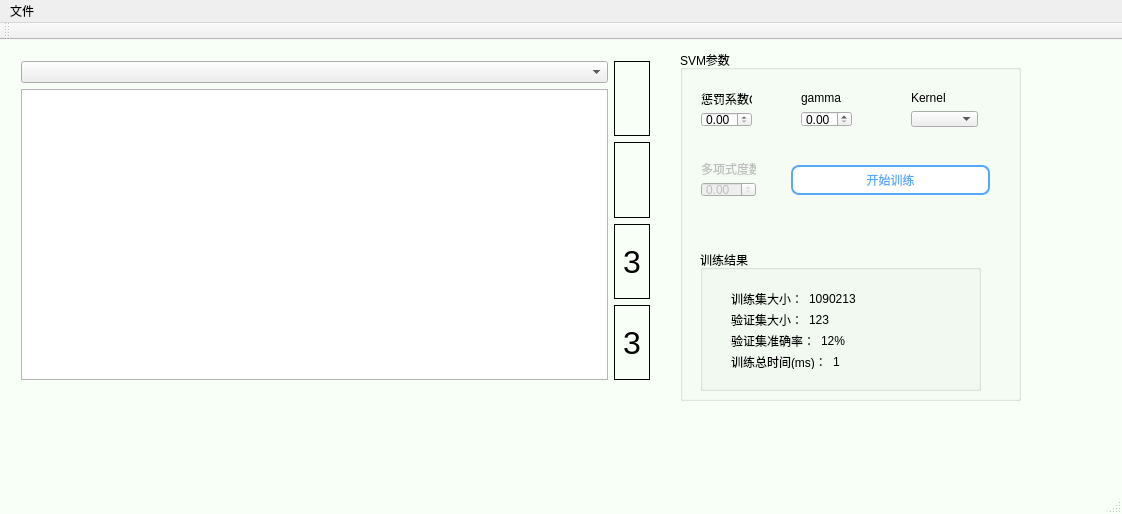
<?xml version="1.0" encoding="UTF-8"?>
<ui version="4.0">
 <class>trainingFrontEnd</class>
 <widget class="QMainWindow" name="trainingFrontEnd">
  <property name="geometry">
   <rect>
    <x>0</x>
    <y>0</y>
    <width>1122</width>
    <height>514</height>
   </rect>
  </property>
  <property name="windowTitle">
   <string>Train</string>
  </property>
  <property name="styleSheet">
   <string notr="true">QMainWindow
{
	background:rgb(247, 255, 247)
}</string>
  </property>
  <widget class="QWidget" name="centralWidget">
   <widget class="QGroupBox" name="SVMParameters">
    <property name="geometry">
     <rect>
      <x>680</x>
      <y>10</y>
      <width>341</width>
      <height>351</height>
     </rect>
    </property>
    <property name="sizePolicy">
     <sizepolicy hsizetype="Fixed" vsizetype="Minimum">
      <horstretch>0</horstretch>
      <verstretch>0</verstretch>
     </sizepolicy>
    </property>
    <property name="title">
     <string>SVM参数</string>
    </property>
    <widget class="QGroupBox" name="trainingResult">
     <property name="geometry">
      <rect>
       <x>20</x>
       <y>200</y>
       <width>281</width>
       <height>141</height>
      </rect>
     </property>
     <property name="title">
      <string>训练结果</string>
     </property>
     <widget class="QWidget" name="layoutWidget">
      <property name="geometry">
       <rect>
        <x>20</x>
        <y>30</y>
        <width>157</width>
        <height>100</height>
       </rect>
      </property>
      <layout class="QVBoxLayout" name="verticalLayout_3">
       <item>
        <layout class="QHBoxLayout" name="horizontalLayout_2">
         <item>
          <widget class="QLabel" name="trainingCountText_label">
           <property name="text">
            <string>训练集大小：</string>
           </property>
          </widget>
         </item>
         <item>
          <widget class="QLabel" name="trainingCount_label">
           <property name="text">
            <string>1090213</string>
           </property>
          </widget>
         </item>
        </layout>
       </item>
       <item>
        <layout class="QHBoxLayout" name="horizontalLayout_3">
         <item>
          <widget class="QLabel" name="validationCountText_label">
           <property name="text">
            <string>验证集大小：</string>
           </property>
          </widget>
         </item>
         <item>
          <widget class="QLabel" name="validationCount_label">
           <property name="text">
            <string>123</string>
           </property>
          </widget>
         </item>
        </layout>
       </item>
       <item>
        <layout class="QHBoxLayout" name="horizontalLayout_4">
         <item>
          <widget class="QLabel" name="validationAccuracyText_label">
           <property name="text">
            <string>验证集准确率：</string>
           </property>
          </widget>
         </item>
         <item>
          <widget class="QLabel" name="validationAccuracy_label">
           <property name="text">
            <string>12%</string>
           </property>
          </widget>
         </item>
        </layout>
       </item>
       <item>
        <layout class="QHBoxLayout" name="horizontalLayout_5">
         <item>
          <widget class="QLabel" name="timeCounterText_label">
           <property name="text">
            <string>训练总时间(ms)：</string>
           </property>
          </widget>
         </item>
         <item>
          <widget class="QLabel" name="timeCounter_label">
           <property name="text">
            <string>1</string>
           </property>
          </widget>
         </item>
        </layout>
       </item>
      </layout>
     </widget>
    </widget>
    <widget class="QWidget" name="layoutWidget">
     <property name="geometry">
      <rect>
       <x>10</x>
       <y>30</y>
       <width>73</width>
       <height>58</height>
      </rect>
     </property>
     <layout class="QVBoxLayout" name="verticalLayout_2">
      <item>
       <widget class="QLabel" name="C_label">
        <property name="text">
         <string>惩罚系数C</string>
        </property>
       </widget>
      </item>
      <item>
       <widget class="QDoubleSpinBox" name="C_spinBox"/>
      </item>
     </layout>
    </widget>
    <widget class="QWidget" name="layoutWidget">
     <property name="geometry">
      <rect>
       <x>220</x>
       <y>30</y>
       <width>89</width>
       <height>58</height>
      </rect>
     </property>
     <layout class="QVBoxLayout" name="verticalLayout_4">
      <item>
       <widget class="QLabel" name="kernel_label">
        <property name="text">
         <string>Kernel</string>
        </property>
       </widget>
      </item>
      <item>
       <widget class="QComboBox" name="kernel_comboBox">
        <property name="currentIndex">
         <number>-1</number>
        </property>
       </widget>
      </item>
     </layout>
    </widget>
    <widget class="QWidget" name="layoutWidget">
     <property name="geometry">
      <rect>
       <x>110</x>
       <y>30</y>
       <width>73</width>
       <height>58</height>
      </rect>
     </property>
     <layout class="QVBoxLayout" name="verticalLayout_5">
      <item>
       <widget class="QLabel" name="gamma_label">
        <property name="text">
         <string>gamma</string>
        </property>
       </widget>
      </item>
      <item>
       <widget class="QDoubleSpinBox" name="gamma_spinBox"/>
      </item>
     </layout>
    </widget>
    <widget class="QWidget" name="layoutWidget">
     <property name="geometry">
      <rect>
       <x>100</x>
       <y>100</y>
       <width>221</width>
       <height>61</height>
      </rect>
     </property>
     <layout class="QVBoxLayout" name="verticalLayout_6">
      <item>
       <widget class="QPushButton" name="startTrainButton">
        <property name="minimumSize">
         <size>
          <width>0</width>
          <height>30</height>
         </size>
        </property>
        <property name="styleSheet">
         <string notr="true">QPushButton
{
	border: 2px solid rgb(85, 170, 255);  
	background:rgb(255, 255, 255); 
	color:rgb(85, 170, 255); 
	
	border-radius: 8px;
}
QPushButton:hover
{
	background:rgb(85, 170, 255);
	color:rgb(255, 255, 255);
}
</string>
        </property>
        <property name="text">
         <string>开始训练</string>
        </property>
       </widget>
      </item>
     </layout>
    </widget>
    <widget class="QWidget" name="layoutWidget_2">
     <property name="geometry">
      <rect>
       <x>10</x>
       <y>100</y>
       <width>77</width>
       <height>58</height>
      </rect>
     </property>
     <layout class="QVBoxLayout" name="verticalLayout_7">
      <item>
       <widget class="QLabel" name="degree_label">
        <property name="enabled">
         <bool>false</bool>
        </property>
        <property name="text">
         <string>多项式度数</string>
        </property>
       </widget>
      </item>
      <item>
       <widget class="QDoubleSpinBox" name="degree_spinBox">
        <property name="enabled">
         <bool>false</bool>
        </property>
       </widget>
      </item>
     </layout>
    </widget>
   </widget>
   <widget class="QWidget" name="layoutWidget">
    <property name="geometry">
     <rect>
      <x>10</x>
      <y>10</y>
      <width>651</width>
      <height>341</height>
     </rect>
    </property>
    <property name="sizePolicy">
     <sizepolicy hsizetype="Fixed" vsizetype="Preferred">
      <horstretch>0</horstretch>
      <verstretch>0</verstretch>
     </sizepolicy>
    </property>
    <layout class="QHBoxLayout" name="horizontalLayout">
     <item>
      <layout class="QVBoxLayout" name="verticalLayout_8">
       <item>
        <widget class="QComboBox" name="filesSelection_comboBox"/>
       </item>
       <item>
        <widget class="QListWidget" name="allFiles"/>
       </item>
      </layout>
     </item>
     <item>
      <layout class="QVBoxLayout" name="verticalLayout">
       <item>
        <widget class="QLabel" name="originalImage">
         <property name="frameShape">
          <enum>QFrame::Box</enum>
         </property>
         <property name="text">
          <string/>
         </property>
         <property name="pixmap">
          <pixmap>../../bin/platecharsamples/chars/_3/00800_颜色法_5_指数_13.jpg</pixmap>
         </property>
         <property name="margin">
          <number>15</number>
         </property>
         <property name="indent">
          <number>-1</number>
         </property>
        </widget>
       </item>
       <item>
        <widget class="QLabel" name="HOGImage">
         <property name="frameShape">
          <enum>QFrame::Box</enum>
         </property>
         <property name="text">
          <string/>
         </property>
         <property name="pixmap">
          <pixmap>../../bin/platecharsamples/chars/_3/00800_颜色法_5_指数_13.jpg</pixmap>
         </property>
         <property name="margin">
          <number>15</number>
         </property>
         <property name="indent">
          <number>-1</number>
         </property>
        </widget>
       </item>
       <item>
        <widget class="QLabel" name="imageLabel">
         <property name="font">
          <font>
           <pointsize>24</pointsize>
          </font>
         </property>
         <property name="frameShape">
          <enum>QFrame::Box</enum>
         </property>
         <property name="text">
          <string>3</string>
         </property>
        </widget>
       </item>
       <item>
        <widget class="QLabel" name="predictedImageLabel">
         <property name="font">
          <font>
           <pointsize>24</pointsize>
          </font>
         </property>
         <property name="frameShape">
          <enum>QFrame::Box</enum>
         </property>
         <property name="text">
          <string>3</string>
         </property>
        </widget>
       </item>
      </layout>
     </item>
    </layout>
   </widget>
  </widget>
  <widget class="QMenuBar" name="menuBar">
   <property name="geometry">
    <rect>
     <x>0</x>
     <y>0</y>
     <width>1122</width>
     <height>26</height>
    </rect>
   </property>
   <widget class="QMenu" name="menu">
    <property name="title">
     <string>文件</string>
    </property>
    <widget class="QMenu" name="openFolder_2">
     <property name="title">
      <string>打开训练文件夹</string>
     </property>
     <property name="icon">
      <iconset>
       <normaloff>resourceFiles/dakai.png</normaloff>resourceFiles/dakai.png</iconset>
     </property>
     <property name="toolTipsVisible">
      <bool>false</bool>
     </property>
     <addaction name="openPlateChar"/>
     <addaction name="openPlateCategory"/>
    </widget>
    <addaction name="openFolder_2"/>
    <addaction name="closeFolder"/>
   </widget>
   <addaction name="menu"/>
  </widget>
  <widget class="QToolBar" name="mainToolBar">
   <attribute name="toolBarArea">
    <enum>TopToolBarArea</enum>
   </attribute>
   <attribute name="toolBarBreak">
    <bool>false</bool>
   </attribute>
  </widget>
  <widget class="QStatusBar" name="statusBar"/>
  <action name="closeFolder">
   <property name="icon">
    <iconset resource="res.qrc">
     <normaloff>:/icons/resourceFiles/closeFloder.png</normaloff>:/icons/resourceFiles/closeFloder.png</iconset>
   </property>
   <property name="text">
    <string>关闭文件夹</string>
   </property>
  </action>
  <action name="openPlateChar">
   <property name="icon">
    <iconset resource="res.qrc">
     <normaloff>:/icons/resourceFiles/dakai.png</normaloff>:/icons/resourceFiles/dakai.png</iconset>
   </property>
   <property name="text">
    <string>训练车牌字符</string>
   </property>
  </action>
  <action name="openPlateCategory">
   <property name="icon">
    <iconset resource="res.qrc">
     <normaloff>:/icons/resourceFiles/dakai.png</normaloff>:/icons/resourceFiles/dakai.png</iconset>
   </property>
   <property name="text">
    <string>训练车牌类型</string>
   </property>
  </action>
 </widget>
 <layoutdefault spacing="6" margin="11"/>
 <resources>
  <include location="res.qrc"/>
 </resources>
 <connections/>
 <slots>
  <slot>on_openFolder()</slot>
  <slot>on_currentFilesItemChanged()</slot>
 </slots>
</ui>
